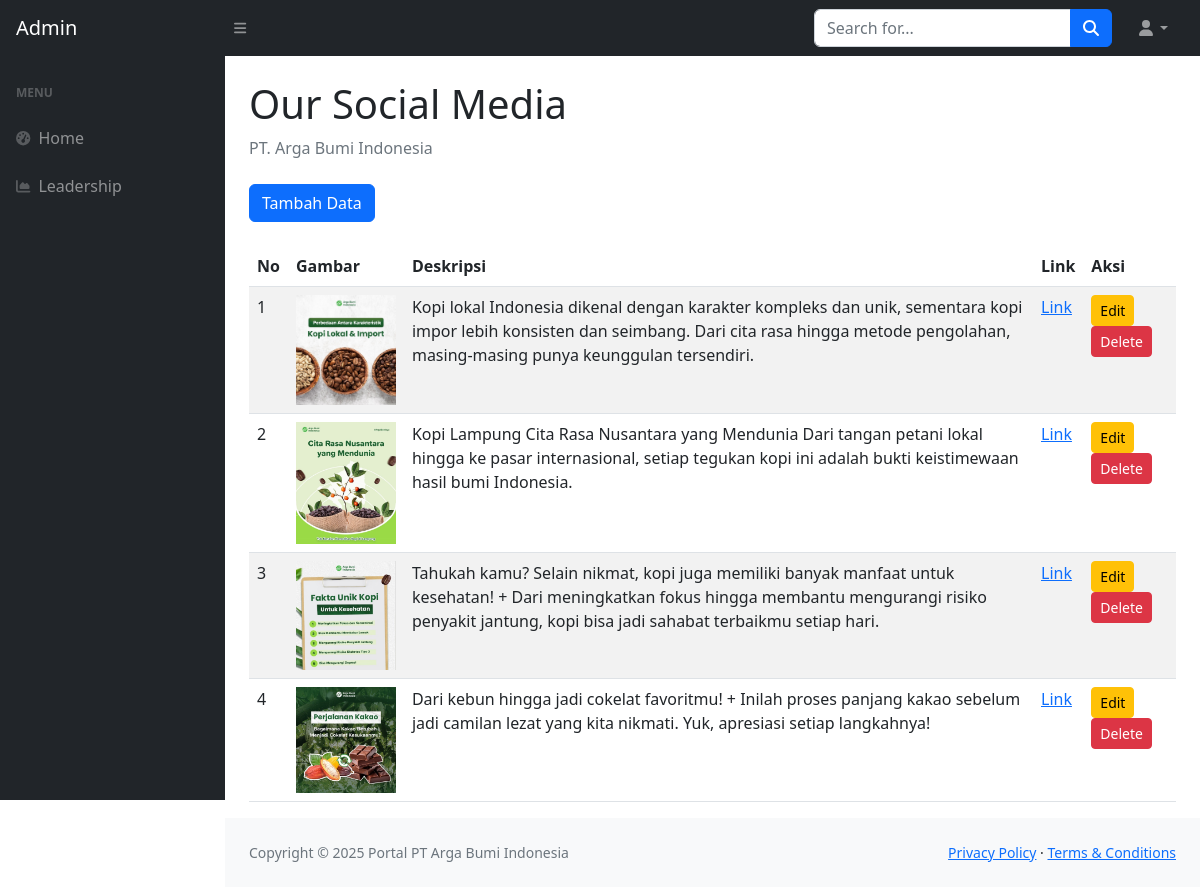
/a_introduction.php, run on the app's committed database.
### tables this page shows
CREATE TABLE `introduction` (
  `id` int(11) NOT NULL,
  `image` varchar(255) NOT NULL,
  `description` text NOT NULL,
  `link` varchar(255) NOT NULL,
  `created_at` timestamp NOT NULL DEFAULT current_timestamp()
);

### a_introduction.php (the view, shortened to what this page needs)
<!DOCTYPE html>
<html lang="en">
<head>
    <link href="https://cdn.jsdelivr.net/npm/simple-datatables@7.1.2/dist/style.min.css" rel="stylesheet" />
    <link href="css/styles.css" rel="stylesheet" />
</head>
<body class="sb-nav-fixed">
    <nav class="sb-topnav navbar navbar-expand navbar-dark bg-dark">
        <a class="navbar-brand ps-3" href="a_home.php">Admin</a>
        <button class="btn btn-link btn-sm order-1 order-lg-0 me-4 me-lg-0" id="sidebarToggle" href="#!"><i class="fas fa-bars"></i></button>
        <form class="d-none d-md-inline-block form-inline ms-auto me-0 me-md-3 my-2 my-md-0">
            <div class="input-group">
                <input class="form-control" type="text" placeholder="Search for..." aria-label="Search for..." aria-describedby="btnNavbarSearch" />
                <button class="btn btn-primary" id="btnNavbarSearch" type="button"><i class="fas fa-search"></i></button>
            </div>
        </form>
        <ul class="navbar-nav ms-auto ms-md-0 me-3 me-lg-4">
            <li class="nav-item dropdown">
                <a class="nav-link dropdown-toggle" id="navbarDropdown" href="#" role="button" data-bs-toggle="dropdown" aria-expanded="false"><i class="fas fa-user fa-fw"></i></a>
            </li>
        </ul>
    </nav>
    <div id="layoutSidenav">
        <div id="layoutSidenav_nav">
            <nav class="sb-sidenav accordion sb-sidenav-dark" id="sidenavAccordion">
                <div class="sb-sidenav-menu">
                    <div class="nav">
                        <div class="sb-sidenav-menu-heading">Menu</div>
                        <a class="nav-link" href="a_home.php">
                            <div class="sb-nav-link-icon"><i class="fas fa-tachometer-alt"></i></div>
                            Home
                        </a>
                        <a class="nav-link" href="a_leadership.php">
                            <div class="sb-nav-link-icon"><i class="fas fa-chart-area"></i></div>
                            Leadership
                        </a>
                    </div>
                </div>
            </nav>
        </div>
        <div id="layoutSidenav_content">
            <main>
                <div class="container-fluid px-4">
                    <h1 class="mt-4">Our Social Media</h1>
                    <ol class="breadcrumb mb-4">
                        <li class="breadcrumb-item active">PT. Arga Bumi Indonesia</li>
                    </ol>
                    <button type="button" class="btn btn-primary" data-bs-toggle="modal" data-bs-target="#addDataModal">
                        Tambah Data
                    </button>
                    <table class="table table-striped mt-4">
                        <thead>
                            <tr>
                                <th>No</th>
                                <th>Gambar</th>
                                <th>Deskripsi</th>
                                <th>Link</th>
                                <th>Aksi</th>
                            </tr>
                        </thead>
                        <tbody>
                            <?php
                            $conn = open_connection();
                            $result = mysqli_query($conn, "SELECT * FROM introduction");
                            $nomor = 1;
                            while ($row = mysqli_fetch_assoc($result)) {
                                echo "<tr>";
                                echo "<td>" . $nomor++ . "</td>";
                                echo "<td><img src='image/" . htmlspecialchars($row['image']) . "' alt='Image' style='width:100px;'></td>";
                                echo "<td>" . htmlspecialchars($row['description']) . "</td>";
                                echo "<td><a href='" . htmlspecialchars($row['link']) . "' target='_blank'>Link</a></td>";
                                echo "<td>
                                        <button class='btn btn-warning btn-sm' onclick='editData(" . $row['id'] . ", \"" . htmlspecialchars($row['description']) . "\", \"" . htmlspecialchars($row['link']) . "\", \"" . htmlspecialchars($row['image']) . "\")'>Edit</button>
                                        <a href='a_introduction.php?delete_id=" . $row['id'] . "' class='btn btn-danger btn-sm'>Delete</a>
                                      </td>";
                                echo "</tr>";
                            }
                            ?>
                        </tbody>
                    </table>
                </div>
            </main>
            <footer class="py-4 bg-light mt-auto">
                <div class="container-fluid px-4">
                    <div class="d-flex align-items-center justify-content-between small">
                        <div class="text-muted">Copyright &copy; 2025 Portal PT Arga Bumi Indonesia</div>
                        <div>
                            <a href="#">Privacy Policy</a>
                            &middot;
                            <a href="#">Terms &amp; Conditions</a>
                        </div>
                    </div>
                </div>
            </footer>
        </div>
    </div>
</body>
</html>

### data on the page
introduction: image (picture), description "Kopi lokal Indonesia dikenal dengan karakter kompleks dan unik, sementara kopi impor lebih konsisten dan seimbang. Dari cita rasa hingga metode pengolahan, masing-masing punya keunggulan tersendiri."
introduction: image (picture), description "Kopi Lampung Cita Rasa Nusantara yang Mendunia Dari tangan petani lokal hingga ke pasar internasional, setiap tegukan kopi ini adalah bukti keistimewaan hasil bumi Indonesia."
introduction: image (picture), description "Tahukah kamu? Selain nikmat, kopi juga memiliki banyak manfaat untuk kesehatan! + Dari meningkatkan fokus hingga membantu mengurangi risiko penyakit jantung, kopi bisa jadi sahabat terbaikmu setiap hari."
introduction: image (picture), description "Dari kebun hingga jadi cokelat favoritmu! + Inilah proses panjang kakao sebelum jadi camilan lezat yang kita nikmati. Yuk, apresiasi setiap langkahnya!"
